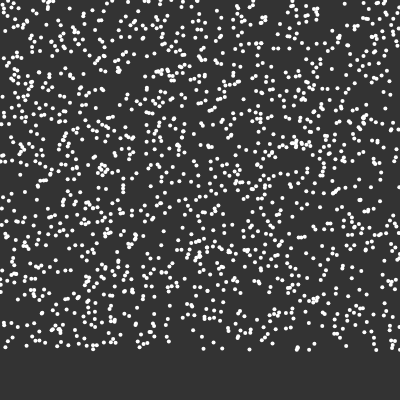
Frame 1 (no input)
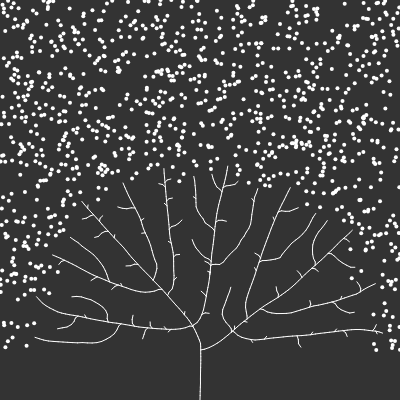
Frame 60 (no input)
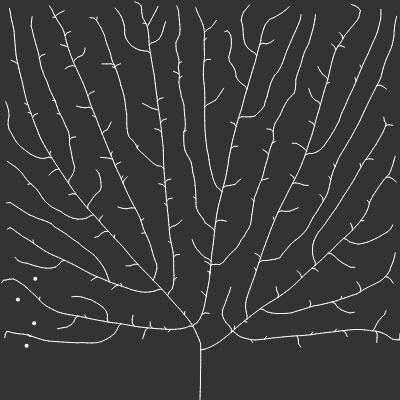
Frame 120 (the mouse pressed at the canvas centre since frame 60)

The p5.js sketch that drew these frames (run headless with seeded random() and noise() and a simulated clock; from frame 60 on, the mouse is pressed at the canvas centre):

// p5.js sketch
// ── sketch.js
var tree;
var max_dist = 100;
var min_dist = 10;

function setup() {
  createCanvas(400, 400);
  frameRate(20);
  tree = new Tree();
}

function draw() {
  background(51);
  tree.show();
  tree.grow();
}


function Tree() {
  this.leaves = [];
  this.branches = [];

  for (var i = 0; i < 1500; i++) {
    this.leaves.push(new Leaf());
  }
  var pos = createVector(width / 2, height);
  var dir = createVector(0, -1);
  var root = new Branch(null, pos, dir);
  this.branches.push(root);
  var current = root;
  var found = false;
  while (!found) {
    for (var i = 0; i < this.leaves.length; i++) {
      var d = p5.Vector.dist(current.pos, this.leaves[i].pos);
      if (d < max_dist) {
        found = true;
      }
    }
    if (!found) {
      var branch = current.next();
      current = branch;
      this.branches.push(current);
    }
  }

  this.grow = function() {
    for (var i = 0; i < this.leaves.length; i++) {
      var leaf = this.leaves[i];
      var closestBranch = null;
      var record = max_dist;
      for (var j = 0; j < this.branches.length; j++) {
        var branch = this.branches[j];
        var d = p5.Vector.dist(leaf.pos, branch.pos);
        if (d < min_dist) {
          leaf.reached = true;
          closestBranch = null;
          break;
        } else if (d < record) {
          closestBranch = branch;
          record = d;
        }
      }

      if (closestBranch != null) {
        var newDir = p5.Vector.sub(leaf.pos, closestBranch.pos);
        newDir.normalize();
        closestBranch.dir.add(newDir);
        closestBranch.count++;
      }
    }

    for (var i = this.leaves.length - 1; i >= 0; i--) {
      if (this.leaves[i].reached) {
        this.leaves.splice(i, 1);
      }
    }

    for (var i = this.branches.length - 1; i >= 0; i--) {
      var branch = this.branches[i];
      if (branch.count > 0) {
        branch.dir.div(branch.count + 1);
        this.branches.push(branch.next());
        branch.reset();
      }
    }
  };

  this.show = function() {
    for (var i = 0; i < this.leaves.length; i++) {
      this.leaves[i].show();
    }

    for (var i = 0; i < this.branches.length; i++) {
      this.branches[i].show();
    }
  };
}

function Leaf() {
  this.pos = createVector(random(width), random(height - 50));
  this.reached = false;

  this.show = function() {
    fill(255);
    noStroke();
    ellipse(this.pos.x, this.pos.y, 4, 4);
  };
}

function Branch(parent, pos, dir) {
  this.pos = pos;
  this.parent = parent;
  this.dir = dir;
  this.origDir = this.dir.copy();
  this.count = 0;
  this.len = 5;

  this.reset = function() {
    this.dir = this.origDir.copy();
    this.count = 0;
  };

  this.next = function() {
    var nextDir = p5.Vector.mult(this.dir, this.len);
    var nextPos = p5.Vector.add(this.pos, nextDir);
    var nextBranch = new Branch(this, nextPos, this.dir.copy());
    return nextBranch;
  };

  this.show = function() {
    if (parent != null) {
      stroke(255);
      line(this.pos.x, this.pos.y, this.parent.pos.x, this.parent.pos.y);
    }
  };
}
